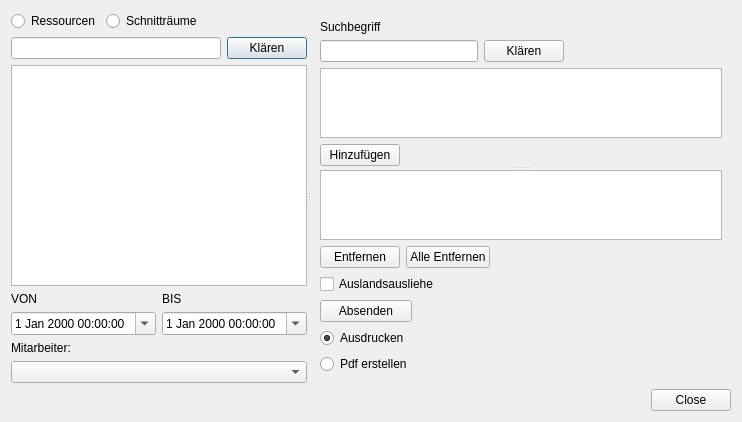
<?xml version="1.0" encoding="UTF-8"?>
<ui version="4.0">
 <class>AddLoan</class>
 <widget class="QDialog" name="AddLoan">
  <property name="geometry">
   <rect>
    <x>0</x>
    <y>0</y>
    <width>742</width>
    <height>422</height>
   </rect>
  </property>
  <property name="windowTitle">
   <string>Neue Ausleihe</string>
  </property>
  <layout class="QVBoxLayout" name="verticalLayout_5">
   <item>
    <widget class="QSplitter" name="splitter_2">
     <property name="orientation">
      <enum>Qt::Horizontal</enum>
     </property>
     <widget class="QWidget" name="verticalLayoutWidget">
      <layout class="QVBoxLayout" name="verticalLayout">
       <item>
        <layout class="QHBoxLayout" name="horizontalLayout">
         <item>
          <widget class="QRadioButton" name="radioButtonResources">
           <property name="text">
            <string>Ressourcen</string>
           </property>
          </widget>
         </item>
         <item>
          <widget class="QRadioButton" name="radioButtonRooms">
           <property name="text">
            <string>Schnitträume</string>
           </property>
          </widget>
         </item>
         <item>
          <spacer name="horizontalSpacer_5">
           <property name="orientation">
            <enum>Qt::Horizontal</enum>
           </property>
           <property name="sizeHint" stdset="0">
            <size>
             <width>40</width>
             <height>20</height>
            </size>
           </property>
          </spacer>
         </item>
        </layout>
       </item>
       <item>
        <layout class="QHBoxLayout" name="horizontalLayout_3">
         <item>
          <widget class="QLineEdit" name="lineEditUserSearch"/>
         </item>
         <item>
          <widget class="QPushButton" name="buttonClearUserSearch">
           <property name="text">
            <string>Klären</string>
           </property>
          </widget>
         </item>
        </layout>
       </item>
       <item>
        <widget class="QTableView" name="tableViewUsers">
         <property name="editTriggers">
          <set>QAbstractItemView::NoEditTriggers</set>
         </property>
         <property name="selectionMode">
          <enum>QAbstractItemView::SingleSelection</enum>
         </property>
         <property name="selectionBehavior">
          <enum>QAbstractItemView::SelectRows</enum>
         </property>
        </widget>
       </item>
       <item>
        <layout class="QGridLayout" name="gridLayout">
         <item row="0" column="0">
          <widget class="QLabel" name="labelFrom">
           <property name="text">
            <string>VON</string>
           </property>
          </widget>
         </item>
         <item row="1" column="0">
          <widget class="QDateTimeEdit" name="dateTimeEditStart">
           <property name="calendarPopup">
            <bool>true</bool>
           </property>
          </widget>
         </item>
         <item row="0" column="1">
          <widget class="QLabel" name="labelTo">
           <property name="text">
            <string>BIS</string>
           </property>
          </widget>
         </item>
         <item row="1" column="1">
          <widget class="QDateTimeEdit" name="dateTimeEditEnd">
           <property name="calendarPopup">
            <bool>true</bool>
           </property>
          </widget>
         </item>
        </layout>
       </item>
       <item>
        <widget class="QLabel" name="labelEmployee">
         <property name="text">
          <string>Mitarbeiter:</string>
         </property>
        </widget>
       </item>
       <item>
        <widget class="QComboBox" name="comboBoxEmployee"/>
       </item>
      </layout>
     </widget>
     <widget class="QStackedWidget" name="stackedWidget">
      <property name="sizePolicy">
       <sizepolicy hsizetype="Expanding" vsizetype="Preferred">
        <horstretch>10</horstretch>
        <verstretch>0</verstretch>
       </sizepolicy>
      </property>
      <property name="currentIndex">
       <number>1</number>
      </property>
      <widget class="QWidget" name="page">
       <layout class="QVBoxLayout" name="verticalLayout_6">
        <item>
         <widget class="QTableView" name="tableViewEditingrooms"/>
        </item>
        <item>
         <layout class="QHBoxLayout" name="horizontalLayout_8">
          <item>
           <widget class="QPushButton" name="buttonSubmitLoanEditingroom">
            <property name="text">
             <string>Absenden</string>
            </property>
           </widget>
          </item>
          <item>
           <spacer name="horizontalSpacer_6">
            <property name="orientation">
             <enum>Qt::Horizontal</enum>
            </property>
            <property name="sizeHint" stdset="0">
             <size>
              <width>40</width>
              <height>20</height>
             </size>
            </property>
           </spacer>
          </item>
         </layout>
        </item>
       </layout>
      </widget>
      <widget class="QWidget" name="page_2">
       <layout class="QVBoxLayout" name="verticalLayout_4">
        <item>
         <widget class="QSplitter" name="splitter">
          <property name="orientation">
           <enum>Qt::Vertical</enum>
          </property>
          <widget class="QWidget" name="verticalLayoutWidget_2">
           <layout class="QVBoxLayout" name="verticalLayout_2">
            <item>
             <widget class="QLabel" name="labelSearchText">
              <property name="text">
               <string>Suchbegriff</string>
              </property>
             </widget>
            </item>
            <item>
             <layout class="QHBoxLayout" name="horizontalLayout_4">
              <item>
               <widget class="QLineEdit" name="lineEditSearchText"/>
              </item>
              <item>
               <widget class="QPushButton" name="buttonClearSearchText">
                <property name="text">
                 <string>Klären</string>
                </property>
               </widget>
              </item>
              <item>
               <spacer name="horizontalSpacer_4">
                <property name="orientation">
                 <enum>Qt::Horizontal</enum>
                </property>
                <property name="sizeHint" stdset="0">
                 <size>
                  <width>40</width>
                  <height>20</height>
                 </size>
                </property>
               </spacer>
              </item>
             </layout>
            </item>
            <item>
             <widget class="QTableView" name="tableViewResources">
              <property name="editTriggers">
               <set>QAbstractItemView::NoEditTriggers</set>
              </property>
              <property name="selectionMode">
               <enum>QAbstractItemView::SingleSelection</enum>
              </property>
              <property name="selectionBehavior">
               <enum>QAbstractItemView::SelectRows</enum>
              </property>
             </widget>
            </item>
            <item>
             <layout class="QHBoxLayout" name="horizontalLayout_5">
              <item>
               <widget class="QPushButton" name="buttonAdd">
                <property name="text">
                 <string>Hinzufügen</string>
                </property>
               </widget>
              </item>
              <item>
               <spacer name="horizontalSpacer">
                <property name="orientation">
                 <enum>Qt::Horizontal</enum>
                </property>
                <property name="sizeHint" stdset="0">
                 <size>
                  <width>40</width>
                  <height>20</height>
                 </size>
                </property>
               </spacer>
              </item>
             </layout>
            </item>
           </layout>
          </widget>
          <widget class="QWidget" name="verticalLayoutWidget_3">
           <layout class="QVBoxLayout" name="verticalLayout_3" stretch="0,0,0,10">
            <item>
             <widget class="MyTableWidget" name="tableWidgetDesiredItems">
              <property name="editTriggers">
               <set>QAbstractItemView::DoubleClicked</set>
              </property>
              <property name="selectionMode">
               <enum>QAbstractItemView::SingleSelection</enum>
              </property>
              <property name="selectionBehavior">
               <enum>QAbstractItemView::SelectRows</enum>
              </property>
             </widget>
            </item>
            <item>
             <layout class="QHBoxLayout" name="horizontalLayout_6">
              <item>
               <widget class="QPushButton" name="buttonDelLoanPosition">
                <property name="text">
                 <string>Entfernen</string>
                </property>
               </widget>
              </item>
              <item>
               <widget class="QPushButton" name="buttonDelAllLoanPositions">
                <property name="text">
                 <string>Alle Entfernen</string>
                </property>
               </widget>
              </item>
              <item>
               <spacer name="horizontalSpacer_3">
                <property name="orientation">
                 <enum>Qt::Horizontal</enum>
                </property>
                <property name="sizeHint" stdset="0">
                 <size>
                  <width>40</width>
                  <height>20</height>
                 </size>
                </property>
               </spacer>
              </item>
             </layout>
            </item>
            <item>
             <widget class="QCheckBox" name="checkBoxGoesAbroad">
              <property name="text">
               <string>Auslandsausliehe</string>
              </property>
             </widget>
            </item>
            <item>
             <layout class="QHBoxLayout" name="horizontalLayout_2">
              <item>
               <layout class="QGridLayout" name="gridLayout_2">
                <item row="3" column="0">
                 <widget class="QRadioButton" name="radioButtonPrintPdf">
                  <property name="text">
                   <string>Pdf erstellen</string>
                  </property>
                  <attribute name="buttonGroup">
                   <string notr="true">buttonGroup</string>
                  </attribute>
                 </widget>
                </item>
                <item row="1" column="1">
                 <spacer name="horizontalSpacer_2">
                  <property name="orientation">
                   <enum>Qt::Horizontal</enum>
                  </property>
                  <property name="sizeHint" stdset="0">
                   <size>
                    <width>40</width>
                    <height>20</height>
                   </size>
                  </property>
                 </spacer>
                </item>
                <item row="1" column="0">
                 <widget class="QPushButton" name="buttonSubmitLoanResources">
                  <property name="text">
                   <string>Absenden</string>
                  </property>
                 </widget>
                </item>
                <item row="2" column="0">
                 <widget class="QRadioButton" name="radioButtonPrintPage">
                  <property name="text">
                   <string>Ausdrucken</string>
                  </property>
                  <property name="checked">
                   <bool>true</bool>
                  </property>
                  <attribute name="buttonGroup">
                   <string notr="true">buttonGroup</string>
                  </attribute>
                 </widget>
                </item>
               </layout>
              </item>
             </layout>
            </item>
           </layout>
          </widget>
         </widget>
        </item>
       </layout>
      </widget>
      <widget class="QWidget" name="page_3"/>
     </widget>
    </widget>
   </item>
   <item>
    <widget class="QDialogButtonBox" name="buttonBox">
     <property name="standardButtons">
      <set>QDialogButtonBox::Close</set>
     </property>
    </widget>
   </item>
  </layout>
 </widget>
 <customwidgets>
  <customwidget>
   <class>MyTableWidget</class>
   <extends>QTableWidget</extends>
   <header>mytablewidget.h</header>
  </customwidget>
 </customwidgets>
 <resources/>
 <connections>
  <connection>
   <sender>buttonBox</sender>
   <signal>rejected()</signal>
   <receiver>AddLoan</receiver>
   <slot>reject()</slot>
   <hints>
    <hint type="sourcelabel">
     <x>1320</x>
     <y>750</y>
    </hint>
    <hint type="destinationlabel">
     <x>1137</x>
     <y>747</y>
    </hint>
   </hints>
  </connection>
 </connections>
 <buttongroups>
  <buttongroup name="buttonGroup"/>
 </buttongroups>
</ui>
